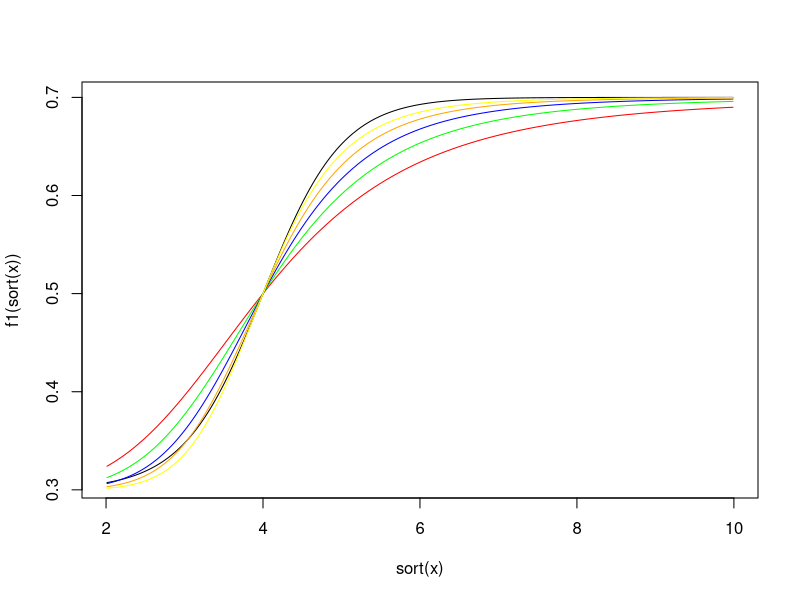
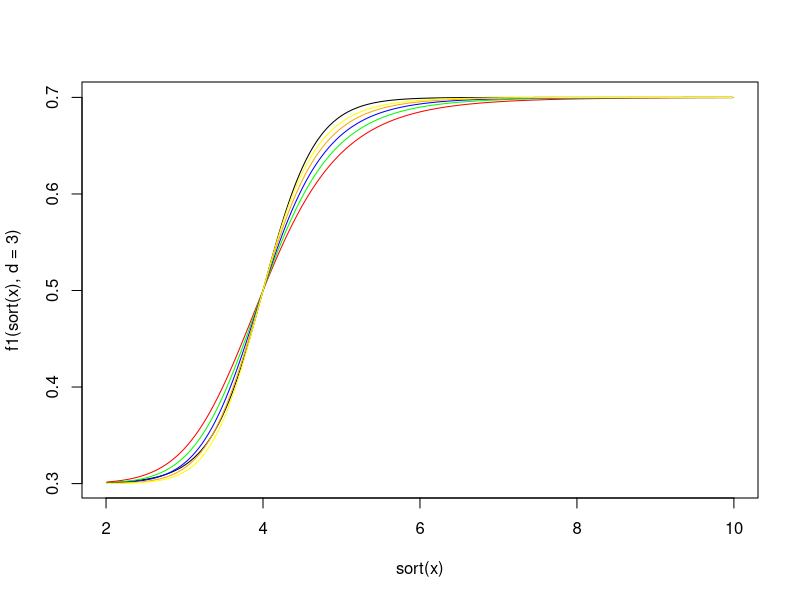

Write the R code that produced these figures, in order.

x = runif(1000,2,10)

# sigmoid function
f1 = function(x,a=0.3,b=0.7,c=4,d=2){
  return(a + (b - a)/(1 + exp(-d * (x - c))))
}

f1(5)
1 - f1(3)

# 4PL function
f2 = function(x,a=0.3,b=0.7,c=4,d=4){
  return(b + (a - b)/(1 + (x / c)^(d)))
}

f2(5)
f2(6)
1 - f2(3)

# plot 1
plot(sort(x),f1(sort(x)),type = "l")
lines(sort(x),f2(sort(x),d=4),col='red')
lines(sort(x),f2(sort(x),d=5),col='green')
lines(sort(x),f2(sort(x),d=6),col='blue')
lines(sort(x),f2(sort(x),d=7),col='orange')
lines(sort(x),f2(sort(x),d=8),col='yellow')

# plot 2
plot(sort(x),f1(sort(x),d = 3),type = "l")
lines(sort(x),f2(sort(x),d=8),col='red')
lines(sort(x),f2(sort(x),d=9),col='green')
lines(sort(x),f2(sort(x),d=10),col='blue')
lines(sort(x),f2(sort(x),d=11),col='orange')
lines(sort(x),f2(sort(x),d=12),col='yellow')
